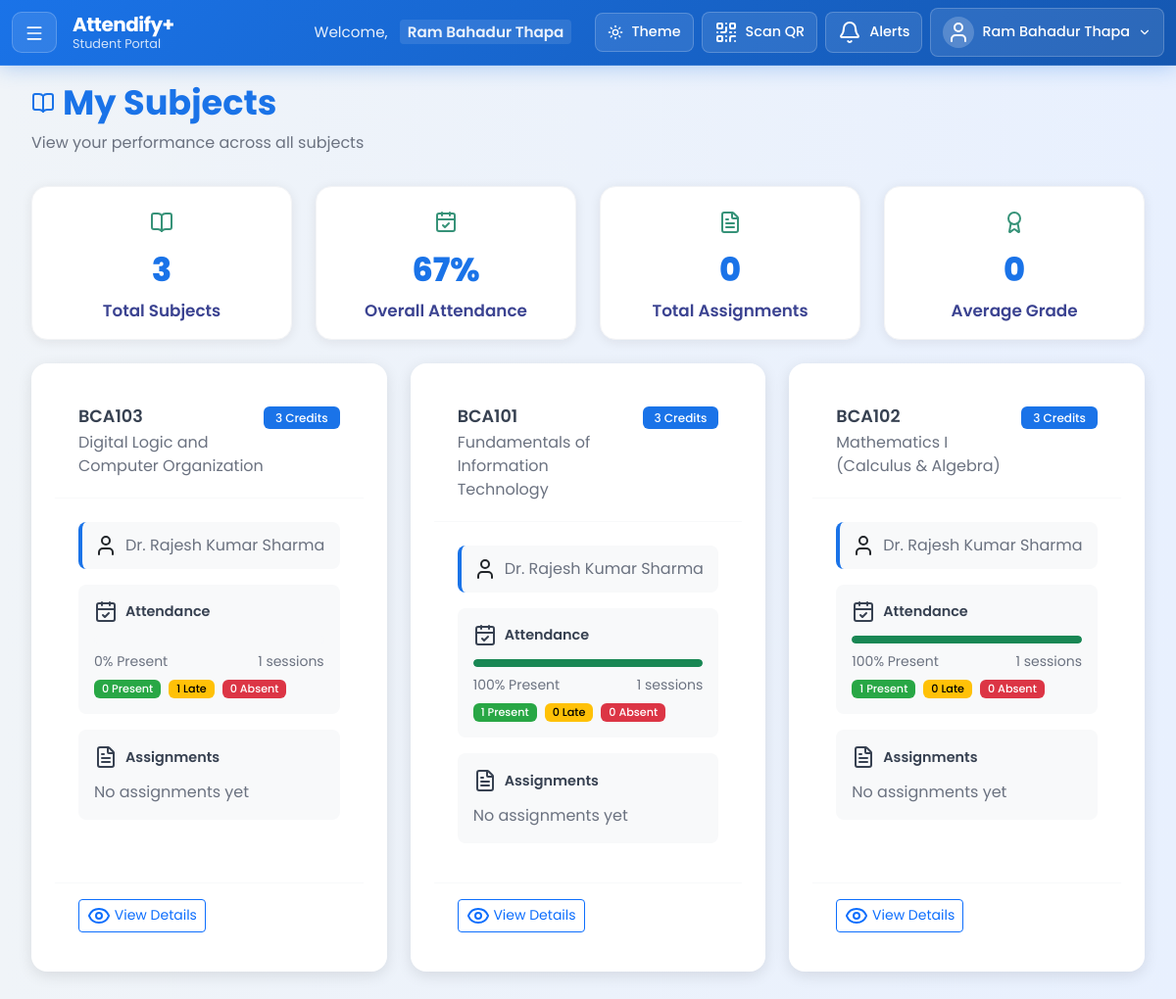
/views/student/my_subjects_student.php (signed in), run on the app's committed database.
### tables this page shows
CREATE TABLE subjects (
  SubjectID INT AUTO_INCREMENT PRIMARY KEY,
  SubjectCode VARCHAR(20) NOT NULL,
  SubjectName VARCHAR(100) NOT NULL,
  CreditHour INT NOT NULL,
  LectureHour INT DEFAULT 48,
  IsElective BOOLEAN DEFAULT FALSE,
  DepartmentID INT NOT NULL,
  SemesterID INT NOT NULL,
  FOREIGN KEY (DepartmentID) REFERENCES departments(DepartmentID),
  FOREIGN KEY (SemesterID) REFERENCES semesters(SemesterID)
);

CREATE TABLE teachers (
  TeacherID INT AUTO_INCREMENT PRIMARY KEY,
  FullName VARCHAR(100) NOT NULL,
  Contact VARCHAR(20),
  Address VARCHAR(200),
  PhotoURL VARCHAR(255),
  LoginID INT NOT NULL UNIQUE,
  FOREIGN KEY (LoginID) REFERENCES login_tbl(LoginID)
);

### views/student/my_subjects_student.php (the view, shortened to what this page needs)
<?php
require_once(__DIR__ . '/../../config/db_config.php');
$loginID = $_SESSION['LoginID'];
$studentStmt = $conn->prepare("
    SELECT s.*, d.DepartmentName, sem.SemesterNumber
    FROM students s
    JOIN departments d ON s.DepartmentID = d.DepartmentID
    JOIN semesters sem ON s.SemesterID = sem.SemesterID
    WHERE s.LoginID = ?
");
$studentStmt->bind_param("i", $loginID);
$studentStmt->execute();
$studentRes = $studentStmt->get_result();
$studentRow = $studentRes->fetch_assoc();
$studentID = $studentRow['StudentID'];
$subjectsQuery = $conn->prepare("
    SELECT
        s.SubjectID,
        s.SubjectCode,
        s.SubjectName,
        s.CreditHour,
        s.LectureHour,
        t.FullName as TeacherName,
        t.TeacherID,
        -- Attendance stats
        COALESCE(att.total_sessions, 0) as total_sessions,
        COALESCE(att.present_count, 0) as present_count,
        COALESCE(att.absent_count, 0) as absent_count,
        COALESCE(att.late_count, 0) as late_count,
        -- Assignment stats
        COALESCE(assign.total_assignments, 0) as total_assignments,
        COALESCE(assign.submitted_count, 0) as submitted_count,
        COALESCE(assign.graded_count, 0) as graded_count,
        COALESCE(assign.avg_grade, 0) as avg_grade,
        COALESCE(assign.max_points, 100) as max_points
    FROM subjects s
    JOIN teacher_subject_map tsm ON s.SubjectID = tsm.SubjectID
    JOIN teachers t ON tsm.TeacherID = t.TeacherID
    LEFT JOIN (
        SELECT
            ar.SubjectID,
            COUNT(*) as total_sessions,
            SUM(CASE WHEN ar.Status = 'present' THEN 1 ELSE 0 END) as present_count,
            SUM(CASE WHEN ar.Status = 'absent' THEN 1 ELSE 0 END) as absent_count,
            SUM(CASE WHEN ar.Status = 'late' THEN 1 ELSE 0 END) as late_count
        FROM attendance_records ar
        WHERE ar.StudentID = ?
        GROUP BY ar.SubjectID
    ) att ON s.SubjectID = att.SubjectID
    LEFT JOIN (
        SELECT
            a.SubjectID,
            COUNT(*) as total_assignments,
            SUM(CASE WHEN asub.SubmissionID IS NOT NULL THEN 1 ELSE 0 END) as submitted_count,
            SUM(CASE WHEN asub.Status = 'graded' THEN 1 ELSE 0 END) as graded_count,
            AVG(asub.Grade) as avg_grade,
            MAX(a.MaxPoints) as max_points
        FROM assignments a
        LEFT JOIN assignment_submissions asub ON a.AssignmentID = asub.AssignmentID AND asub.StudentID = ?
        WHERE a.Status IN ('active', 'graded')
        GROUP BY a.SubjectID
    ) assign ON s.SubjectID = assign.SubjectID
    WHERE s.DepartmentID = ? AND s.SemesterID = ?
    ORDER BY s.SubjectName
");
$subjectsQuery->bind_param("iiii", $studentID, $studentID, $studentRow['DepartmentID'], $studentRow['SemesterID']);
$subjectsQuery->execute();
$subjectsResult = $subjectsQuery->get_result();
$subjects = [];
while ($row = $subjectsResult->fetch_assoc()) {
    $subjects[] = $row;
}
?>
<!DOCTYPE html>
<html lang="en">
<head>
    <link href="https://cdn.jsdelivr.net/npm/bootstrap@5.3.0/dist/css/bootstrap.min.css" rel="stylesheet">
    <link rel="stylesheet" href="../../assets/css/dashboard_student.css">
    <link rel="stylesheet" href="../../assets/css/sidebar_student.css">
    <link rel="stylesheet" href="../../assets/css/my_subjects.css">
</head>
<body>
    <?php include '../components/navbar_student.php'; ?>
    <div class="container-fluid dashboard-container main-content">
        <div class="page-header">
            <h2 class="page-title">
                <i data-lucide="book-open"></i>
                My Subjects
            </h2>
            <p class="text-muted mb-0">View your performance across all subjects</p>
        </div>
        <div class="row g-4 mb-4">
            <div class="col-lg-3 col-md-6">
                <div class="mini-stat-card text-center p-3">
                    <div class="mini-stat-icon mb-2">
                        <i data-lucide="book-open"></i>
                    </div>
                    <div class="mini-stat-value"><?= count($subjects) ?></div>
                    <div class="mini-stat-label">Total Subjects</div>
                </div>
            </div>
            <div class="col-lg-3 col-md-6">
                <div class="mini-stat-card text-center p-3">
                    <div class="mini-stat-icon mb-2">
                        <i data-lucide="calendar-check"></i>
                    </div>
                    <div class="mini-stat-value">
                        <?php
                        $totalSessions = array_sum(array_column($subjects, 'total_sessions'));
                        $totalPresent = array_sum(array_column($subjects, 'present_count'));
                        echo $totalSessions > 0 ? round(($totalPresent / $totalSessions) * 100) : 0;
                        ?>%
                    </div>
                    <div class="mini-stat-label">Overall Attendance</div>
                </div>
            </div>
            <div class="col-lg-3 col-md-6">
                <div class="mini-stat-card text-center p-3">
                    <div class="mini-stat-icon mb-2">
                        <i data-lucide="file-text"></i>
                    </div>
                    <div class="mini-stat-value"><?= array_sum(array_column($subjects, 'total_assignments')) ?></div>
                    <div class="mini-stat-label">Total Assignments</div>
                </div>
            </div>
            <div class="col-lg-3 col-md-6">
                <div class="mini-stat-card text-center p-3">
                    <div class="mini-stat-icon mb-2">
                        <i data-lucide="award"></i>
                    </div>
                    <div class="mini-stat-value">
                        <?php
                        $avgGrades = array_filter(array_column($subjects, 'avg_grade'));
                        echo !empty($avgGrades) ? round(array_sum($avgGrades) / count($avgGrades), 1) : 'N/A';
                        ?>
                    </div>
                    <div class="mini-stat-label">Average Grade</div>
                </div>
            </div>
        </div>
        <div class="row g-4">
            <?php foreach ($subjects as $subject): ?>
                <div class="col-lg-6 col-xl-4">
                    <div class="card subject-card">
                        <div class="card-header">
                            <div class="d-flex justify-content-between align-items-start">
                                <div>
                                    <h5 class="card-title mb-1"><?= htmlspecialchars($subject['SubjectCode']) ?></h5>
                                    <p class="text-muted mb-0"><?= htmlspecialchars($subject['SubjectName']) ?></p>
                                </div>
                                <span class="badge bg-primary"><?= $subject['CreditHour'] ?> Credits</span>
                            </div>
                        </div>
                        <div class="card-body">
                            <div class="teacher-info mb-3">
                                <div class="d-flex align-items-center">
                                    <i data-lucide="user" class="me-2"></i>
                                    <span class="text-muted"><?= htmlspecialchars($subject['TeacherName']) ?></span>
                                </div>
                            </div>
                            <div class="performance-section mb-3">
                                <h6 class="section-title">
                                    <i data-lucide="calendar-check"></i>
                                    Attendance
                                </h6>
                                <?php if ($subject['total_sessions'] > 0): ?>
                                    <?php
                                    $attendanceRate = round(($subject['present_count'] / $subject['total_sessions']) * 100);
                                    $attendanceColor = $attendanceRate >= 80 ? 'success' : ($attendanceRate >= 60 ? 'warning' : 'danger');
                                    ?>
                                    <div class="progress mb-2" style="height: 8px;">
                                        <div class="progress-bar bg-<?= $attendanceColor ?>"
                                            style="width: <?= $attendanceRate ?>%"></div>
                                    </div>
                                    <div class="d-flex justify-content-between align-items-center">
                                        <small class="text-muted"><?= $attendanceRate ?>% Present</small>
                                        <small class="text-muted"><?= $subject['total_sessions'] ?> sessions</small>
                                    </div>
                                    <div class="attendance-breakdown mt-2">
                                        <span class="badge bg-success me-1"><?= $subject['present_count'] ?> Present</span>
                                        <span class="badge bg-warning me-1"><?= $subject['late_count'] ?> Late</span>
                                        <span class="badge bg-danger"><?= $subject['absent_count'] ?> Absent</span>
                                    </div>
                                <?php else: ?>
                                    <p class="text-muted mb-0">No attendance records yet</p>
                                <?php endif; ?>
                            </div>
                            <div class="performance-section">
                                <h6 class="section-title">
                                    <i data-lucide="file-text"></i>
                                    Assignments
                                </h6>
                                <?php if ($subject['total_assignments'] > 0): ?>
                                    <div class="d-flex justify-content-between align-items-center mb-2">
                                        <small class="text-muted"><?= $subject['submitted_count'] ?>/<?= $subject['total_assignments'] ?> Submitted</small>
                                        <small class="text-muted"><?= $subject['graded_count'] ?> Graded</small>
                                    </div>
                                    <?php if ($subject['avg_grade'] > 0): ?>
                                        <div class="grade-info">
                                            <div class="d-flex justify-content-between align-items-center">
                                                <span class="fw-bold">Average Grade:</span>
                                                <span class="badge bg-info"><?= round($subject['avg_grade'], 1) ?>/<?= $subject['max_points'] ?></span>
                                            </div>
                                        </div>
                                    <?php endif; ?>
                                <?php else: ?>
                                    <p class="text-muted mb-0">No assignments yet</p>
                                <?php endif; ?>
                            </div>
                        </div>
                        <div class="card-footer">
                            <button class="btn btn-outline-primary btn-sm" onclick="viewSubjectDetails(<?= $subject['SubjectID'] ?>, '<?= htmlspecialchars($subject['SubjectCode']) ?>', '<?= htmlspecialchars($subject['SubjectName']) ?>')">
                                <i data-lucide="eye"></i>
                                View Details
                            </button>
                        </div>
                    </div>
                </div>
            <?php endforeach; ?>
        </div>
    </div>
</body>
</html>

### assets/css/dashboard_student.css (style rules this page uses)
:root { --navbar-height: 60px; --bg-light: linear-gradient(to right, #f0f4f8, #e8f0fe); --bg-dark: #121212; --card-light: #ffffff; --card-dark: #1f1f1f; --text-light: #333; --text-dark: #eee; --accent-light: #1A73E8; --accent-dark: rgba(0, 212, 170, 1); --navbar-light: var(--accent-light); --navbar-dark: var(--accent-dark); --text-muted-light: #6c757d; --text-muted-dark: #a0a0a0; --border-light: #f8f9fa; --border-dark: #333; --shadow-light: rgba(0, 0, 0, 0.1); --shadow-dark: rgba(0, 0, 0, 0.3); }
body { font-family: 'Poppins', sans-serif; background: var(--bg-light); color: var(--text-light); margin: 0; transition: all 0.3s ease; overflow-x: hidden; padding-top: var(--navbar-height); }
.main-content { margin-left: 0 !important; min-height: calc(100vh - var(--navbar-height)); transition: margin-left 0.3s ease; width: 100%; padding-top: 0; }
.dashboard-container { padding: 2rem; transition: all 0.3s ease; max-width: 100%; overflow-x: hidden; }
.page-header { margin-bottom: 2rem; }
.page-title { font-size: 2.2rem; font-weight: 700; color: var(--accent-light); margin-bottom: 0.5rem; display: flex; align-items: center; gap: 0.5rem; }
.text-muted { color: var(--text-muted-light) !important; }
.card, .chart-card, .quick-action-card, .recent-activity-card, .metric-card { background: var(--card-light); border-radius: 15px; padding: 1.5rem; box-shadow: 0 4px 15px var(--shadow-light); border: none; transition: all 0.3s ease; }
.dashboard-container h2 { color: var(--accent-light); }
.dashboard-container h5 { color: var(--accent-light); }
.mini-stat-card { background: #fff; border-radius: 16px; box-shadow: 0 2px 12px rgba(32,31,30,0.08); border: 1px solid #f3f4f6; min-height: 120px; transition: box-shadow 0.2s; margin-bottom: 0; }
.mini-stat-icon { color: #047857; font-size: 1.5rem; opacity: 0.8; margin-bottom: 0.5rem; }
.mini-stat-value { font-size: 2.1rem; font-weight: 800; color: #1a73e8; margin-bottom: 0.2rem; }
.mini-stat-label { font-size: 1.05rem; font-weight: 600; color: #1a237e; opacity: 0.85; }

### assets/css/sidebar_student.css (style rules this page uses)
:root { --sidebar-width: 280px; --navbar-height: 60px; --sidebar-transition: all 0.3s cubic-bezier(0.25, 0.8, 0.25, 1); --overlay-transition: all 0.3s ease; }
.main-content { transition: margin-left 0.3s ease; width: 100%; min-height: calc(100vh - var(--navbar-height)); }

### assets/css/navbar_admin.css (style rules this page uses)
:root { --accent-light: #1a73e8; --accent-dark: #047857; --card-light: #ffffff; --card-dark: #1f2937; --text-light: #374151; --text-dark: #f9fafb; --text-muted-light: #6b7280; --text-muted-dark: #9ca3af; --hover-light: #f3f4f6; --hover-dark: #374151; --navbar-height: 60px; }
body { padding-top: var(--navbar-height) !important; }
.main-content { margin-left: 0; min-height: calc(100vh - var(--navbar-height)); transition: margin-left 0.3s ease; }
.dashboard-container { padding-top: 1.5rem !important; padding-bottom: 2rem; }
.page-header { margin-bottom: 2rem; }
.main-content { margin-left: 0 !important; min-height: calc(100vh - var(--navbar-height)); transition: margin-left 0.3s ease; width: 100%; }

### data on the page
subjects: SubjectCode "BCA103", SubjectName "Digital Logic and Computer Organization", CreditHour "3", teachers.FullName "Dr. Rajesh Kumar Sharma", attendanceRate "0", total_sessions "1", present_count "0", late_count "1", absent_count "0"
subjects: SubjectCode "BCA101", SubjectName "Fundamentals of Information Technology", CreditHour "3", teachers.FullName "Dr. Rajesh Kumar Sharma", attendanceRate "100", total_sessions "1", present_count "1", late_count "0", absent_count "0"
subjects: SubjectCode "BCA102", SubjectName "Mathematics I (Calculus & Algebra)", CreditHour "3", teachers.FullName "Dr. Rajesh Kumar Sharma", attendanceRate "100", total_sessions "1", present_count "1", late_count "0", absent_count "0"

### other printed values
$_SESSION['Username'] "Ram Bahadur Thapa"
count($subjects) "3"
array_sum(array_column($subjects, 'total_assignments')) "0"
array_sum($avgGrades) / count($avgGrades) "0"
